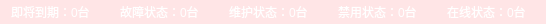
                  <widget class="QFrame" name="frame_4">
                   <property name="minimumSize">
                    <size>
                     <width>0</width>
                     <height>24</height>
                    </size>
                   </property>
                   <property name="maximumSize">
                    <size>
                     <width>16777215</width>
                     <height>24</height>
                    </size>
                   </property>
                   <property name="styleSheet">
                    <string notr="true">QFrame {
color: rgb(255, 255, 255);
background-color: #FFFFE5E6;
border-radius:0px;
}</string>
                   </property>
                   <property name="frameShape">
                    <enum>QFrame::StyledPanel</enum>
                   </property>
                   <property name="frameShadow">
                    <enum>QFrame::Raised</enum>
                   </property>
                   <layout class="QHBoxLayout" name="horizontalLayout_3">
                    <property name="spacing">
                     <number>30</number>
                    </property>
                    <property name="topMargin">
                     <number>0</number>
                    </property>
                    <property name="bottomMargin">
                     <number>0</number>
                    </property>
                    <item>
                     <widget class="QLabel" name="labelExpire">
                      <property name="text">
                       <string>即将到期：0台</string>
                      </property>
                     </widget>
                    </item>
                    <item>
                     <widget class="QLabel" name="labelBreakdown">
                      <property name="text">
                       <string>故障状态：0台</string>
                      </property>
                     </widget>
                    </item>
                    <item>
                     <widget class="QLabel" name="labelMaintenance">
                      <property name="text">
                       <string>维护状态：0台</string>
                      </property>
                     </widget>
                    </item>
                    <item>
                     <widget class="QLabel" name="labelDisable">
                      <property name="text">
                       <string>禁用状态：0台</string>
                      </property>
                     </widget>
                    </item>
                    <item>
                     <widget class="QLabel" name="labelOnline">
                      <property name="text">
                       <string>在线状态：0台</string>
                      </property>
                     </widget>
                    </item>
                    <item>
                     <spacer name="horizontalSpacer_3">
                      <property name="orientation">
                       <enum>Qt::Horizontal</enum>
                      </property>
                      <property name="sizeHint" stdset="0">
                       <size>
                        <width>9</width>
                        <height>20</height>
                       </size>
                      </property>
                     </spacer>
                    </item>
                   </layout>
                  </widget>
